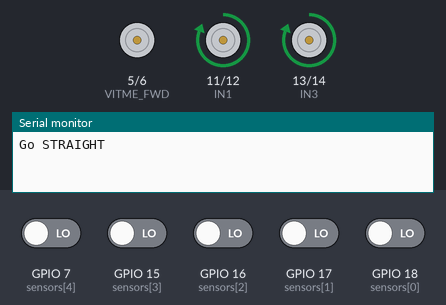
Simulated run of this sketch. Board: ESP32-S3. Parts: motor-driver pin pairs drawn as motors (green arrow = first pin HIGH = forward, orange = second pin HIGH = backward, longer = more drive), the last lines printed to the serial monitor. The inputs (shaded band) are chosen by the test bench; at power-on: GPIO 7 (sensors[4]), GPIO 15 (sensors[3]), GPIO 16 (sensors[2]), GPIO 17 (sensors[1]), GPIO 18 (sensors[0]) LOW.

Above: at 0.31 s.
At 0.81 s:
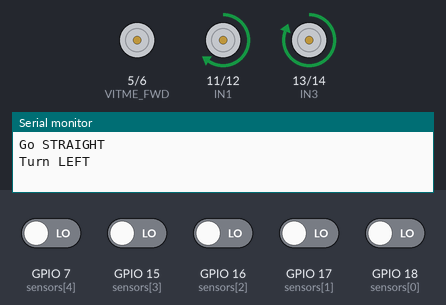
At 1.31 s:
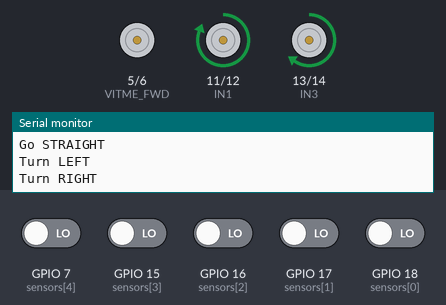
At 1.7 s:
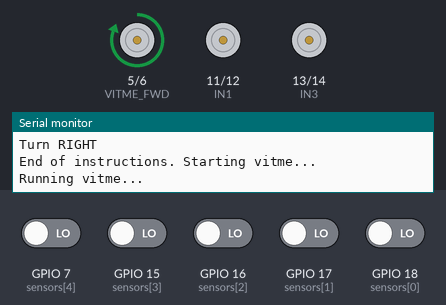
At 4.2 s:
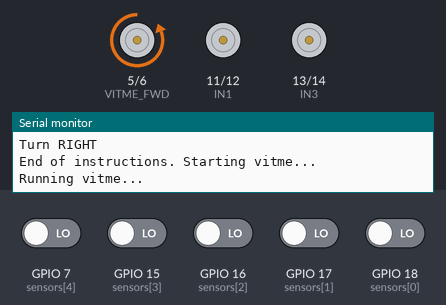
At 6.2 s:
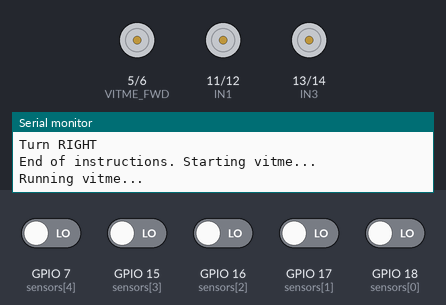
Timing chart, 0 to 7.7 s (numbered marks = the images above):
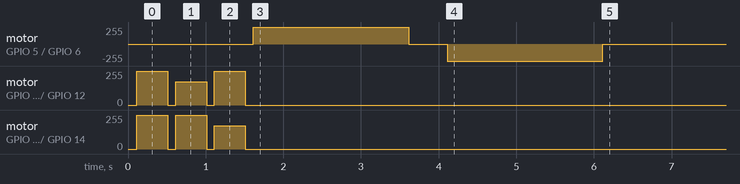

Measured:
- by itself, motor on GPIO 5 (VITME_FWD) / GPIO 6 (VITME_BWD): stopped → forward 255/255 at 1.6 s, → stopped 2.0 s later, → backward 255/255 0.50 s later, → stopped 2.0 s later
- by itself, motor on GPIO 11 (IN1) / GPIO 12 (IN2): stopped → forward 255/255 at 0.11 s, → stopped 0.40 s later, → forward 175/255 0.10 s later, → stopped 0.40 s later, … (6 changes in this stretch)

The sketch:

Delivery_robot.ino
```cpp
String chidan = "SLR";    // L = Left, R = Right, S = Straight
int chidanIndex = 0;
#define NUM_SENSORS 5

// IR sensor pins
const int sensors[NUM_SENSORS] = {18, 17, 16, 15, 7};

// Motor pins
const int IN1 = 11;  // Left motor forward
const int IN2 = 12;  // Left motor backward
const int IN3 = 13;  // Right motor forward
const int IN4 = 14;  // Right motor backward

// Vitme pins
const int VITME_FWD = 5;   // vít me ra
const int VITME_BWD = 6;   // vít me vào

// Speeds
const int L255 = 255, L235 = 235, L215 = 215, L175 = 175, L155 = 155;
const int R255 = 255, R235 = 235, R215 = 215, R175 = 175, R155 = 155;

// Debounce
int lastSensorRead[NUM_SENSORS] = {1, 1, 1, 1, 1};
unsigned long lastDebounceTime = 0;
unsigned long debounceDelay = 10;

bool hasStarted = false;

// Lost line
String lastDirection = "STOP";
unsigned long lostLineStartTime = 0;
const unsigned long lostLineLimit = 500; // ms

void setup() {
  Serial.begin(115200);

  for (int i = 0; i < NUM_SENSORS; i++) {
    pinMode(sensors[i], INPUT);
  }

  ledcAttach(IN1, 5000, 8);
  ledcAttach(IN2, 5000, 8);
  ledcAttach(IN3, 5000, 8);
  ledcAttach(IN4, 5000, 8);

  pinMode(VITME_FWD, OUTPUT);
  pinMode(VITME_BWD, OUTPUT);
}

void stopMotors() {
  analogWrite(IN1, 0);
  analogWrite(IN2, 0);
  analogWrite(IN3, 0);
  analogWrite(IN4, 0);
}

void moveMotors(int leftSpeed, int rightSpeed) {
  analogWrite(IN1, leftSpeed);
  analogWrite(IN2, 0);
  analogWrite(IN3, rightSpeed);
  analogWrite(IN4, 0);
}

void turnLeft() {
  moveMotors(L175, R255);
  delay(400);
}

void turnRight() {
  moveMotors(L255, R175);
  delay(400);
}

void goStraight() {
  moveMotors(L255, R255);
  delay(400);
}

// ==== Hàm vitme ====
void vitmeRun() {
  Serial.println("Running vitme...");

  // Đẩy hàng ra
  digitalWrite(VITME_FWD, HIGH);
  digitalWrite(VITME_BWD, LOW);
  delay(2000); // thời gian vít me chạy ra

  // Dừng
  digitalWrite(VITME_FWD, LOW);
  delay(500);

  // Thu hàng về
  digitalWrite(VITME_FWD, LOW);
  digitalWrite(VITME_BWD, HIGH);
  delay(2000); // thời gian vít me chạy vào

  // Dừng hẳn
  digitalWrite(VITME_BWD, LOW);
}

void loop() {
  int sensorValues[NUM_SENSORS];
  bool blackDetected = false;

  // Debounce đọc cảm biến
  if ((millis() - lastDebounceTime) > debounceDelay) {
    for (int i = 0; i < NUM_SENSORS; i++) {
      int reading = digitalRead(sensors[i]);
      if (reading != lastSensorRead[i]) {
        lastDebounceTime = millis();
        lastSensorRead[i] = reading;
      }
      sensorValues[i] = lastSensorRead[i];
      if (sensorValues[i] == 0) blackDetected = true;
    }
  }

  // Chờ gặp line đen để bắt đầu
  if (!hasStarted && blackDetected) {
    hasStarted = true;
  }
  if (!hasStarted) {
    stopMotors();
    return;
  }

  // Intersection: tất cả đều đen
  if (sensorValues[0] == 0 && sensorValues[1] == 0 &&
      sensorValues[2] == 0 && sensorValues[3] == 0 &&
      sensorValues[4] == 0) {
    stopMotors();
    delay(100); // dừng ngắn để ổn định

    if (chidanIndex < chidan.length()) {
      char cmd = chidan[chidanIndex];
      chidanIndex++;

      if (cmd == 'L') {
        Serial.println("Turn LEFT");
        turnLeft();
      } else if (cmd == 'R') {
        Serial.println("Turn RIGHT");
        turnRight();
      } else if (cmd == 'S') {
        Serial.println("Go STRAIGHT");
        goStraight();
      }
    } else {
      // Hết chỉ dẫn → line đen cuối → chạy vitme
      Serial.println("End of instructions. Starting vitme...");
      vitmeRun();
      while (true) { stopMotors(); } // Dừng hẳn sau khi vitme xong
    }
    return;
  }

  // Lost line: tất cả trắng
  if (sensorValues[0] == 1 && sensorValues[1] == 1 &&
      sensorValues[2] == 1 && sensorValues[3] == 1 &&
      sensorValues[4] == 1) {
    if (lostLineStartTime == 0) lostLineStartTime = millis();
    if (millis() - lostLineStartTime <= lostLineLimit) {
      if (lastDirection == "LEFT") {
        moveMotors(L175, R255);
      } else if (lastDirection == "RIGHT") {
        moveMotors(L255, R175);
      } else if (lastDirection == "STRAIGHT") {
        moveMotors(L255, R255);
      } else {
        stopMotors();
      }
    } else {
      stopMotors();
    }
    return;
  } else {
    lostLineStartTime = 0;
  }

  // Line-follow mapping
  if (sensorValues[0] == 0 && sensorValues[1] == 1) {
    moveMotors(L155, R255);
    lastDirection = "RIGHT";
  } else if (sensorValues[0] == 0 && sensorValues[1] == 0) {
    moveMotors(L175, R255);
    lastDirection = "RIGHT";
  } else if (sensorValues[1] == 0 && sensorValues[2] == 1) {
    moveMotors(L215, R255);
    lastDirection = "RIGHT";
  } else if (sensorValues[1] == 0 && sensorValues[2] == 0) {
    moveMotors(L235, R235);
    lastDirection = "STRAIGHT";
  } else if (sensorValues[2] == 0 && sensorValues[3] == 1) {
    moveMotors(L255, R255);
    lastDirection = "STRAIGHT";
  } else if (sensorValues[2] == 0 && sensorValues[3] == 0) {
    moveMotors(L255, R235);
    lastDirection = "LEFT";
  } else if (sensorValues[3] == 0 && sensorValues[4] == 1) {
    moveMotors(L255, R215);
    lastDirection = "LEFT";
  } else if (sensorValues[3] == 0 && sensorValues[4] == 0) {
    moveMotors(L255, R175);
    lastDirection = "LEFT";
  } else if (sensorValues[4] == 0 && sensorValues[3] == 1) {
    moveMotors(L255, R155);
    lastDirection = "LEFT";
  } else {
    stopMotors();
    lastDirection = "STOP";
  }
}
```
